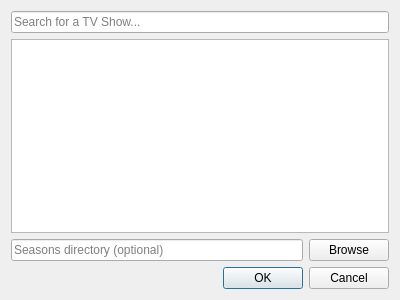
<?xml version="1.0" encoding="UTF-8"?>
<ui version="4.0">
 <class>FindShowDialogue</class>
 <widget class="QDialog" name="FindShowDialogue">
  <property name="geometry">
   <rect>
    <x>0</x>
    <y>0</y>
    <width>400</width>
    <height>300</height>
   </rect>
  </property>
  <property name="windowTitle">
   <string>Find TV Show</string>
  </property>
  <layout class="QVBoxLayout" name="verticalLayout">
   <item>
    <widget class="QLineEdit" name="textShow">
     <property name="toolTip">
      <string>&lt;html&gt;&lt;head/&gt;&lt;body&gt;&lt;p&gt;Start searching for a TV show here, the results will be updated automatically.&lt;/p&gt;&lt;/body&gt;&lt;/html&gt;</string>
     </property>
     <property name="placeholderText">
      <string>Search for a TV Show...</string>
     </property>
    </widget>
   </item>
   <item>
    <widget class="QListWidget" name="listShows"/>
   </item>
   <item>
    <layout class="QHBoxLayout" name="horizontalLayout">
     <item>
      <widget class="QLineEdit" name="textAutoDir">
       <property name="toolTip">
        <string>&lt;html&gt;&lt;head/&gt;&lt;body&gt;&lt;p&gt;This is the directory to use if you want TV Namer to automatically match seasons with sub-directories for you.&lt;/p&gt;&lt;/body&gt;&lt;/html&gt;</string>
       </property>
       <property name="text">
        <string/>
       </property>
       <property name="placeholderText">
        <string>Seasons directory (optional)</string>
       </property>
      </widget>
     </item>
     <item>
      <widget class="QPushButton" name="btnBrowse">
       <property name="text">
        <string>Browse</string>
       </property>
      </widget>
     </item>
    </layout>
   </item>
   <item>
    <widget class="QDialogButtonBox" name="buttonBox">
     <property name="orientation">
      <enum>Qt::Horizontal</enum>
     </property>
     <property name="standardButtons">
      <set>QDialogButtonBox::Cancel|QDialogButtonBox::Ok</set>
     </property>
    </widget>
   </item>
  </layout>
 </widget>
 <resources/>
 <connections>
  <connection>
   <sender>buttonBox</sender>
   <signal>accepted()</signal>
   <receiver>FindShowDialogue</receiver>
   <slot>accept()</slot>
   <hints>
    <hint type="sourcelabel">
     <x>248</x>
     <y>254</y>
    </hint>
    <hint type="destinationlabel">
     <x>157</x>
     <y>274</y>
    </hint>
   </hints>
  </connection>
  <connection>
   <sender>buttonBox</sender>
   <signal>rejected()</signal>
   <receiver>FindShowDialogue</receiver>
   <slot>reject()</slot>
   <hints>
    <hint type="sourcelabel">
     <x>316</x>
     <y>260</y>
    </hint>
    <hint type="destinationlabel">
     <x>286</x>
     <y>274</y>
    </hint>
   </hints>
  </connection>
 </connections>
</ui>
